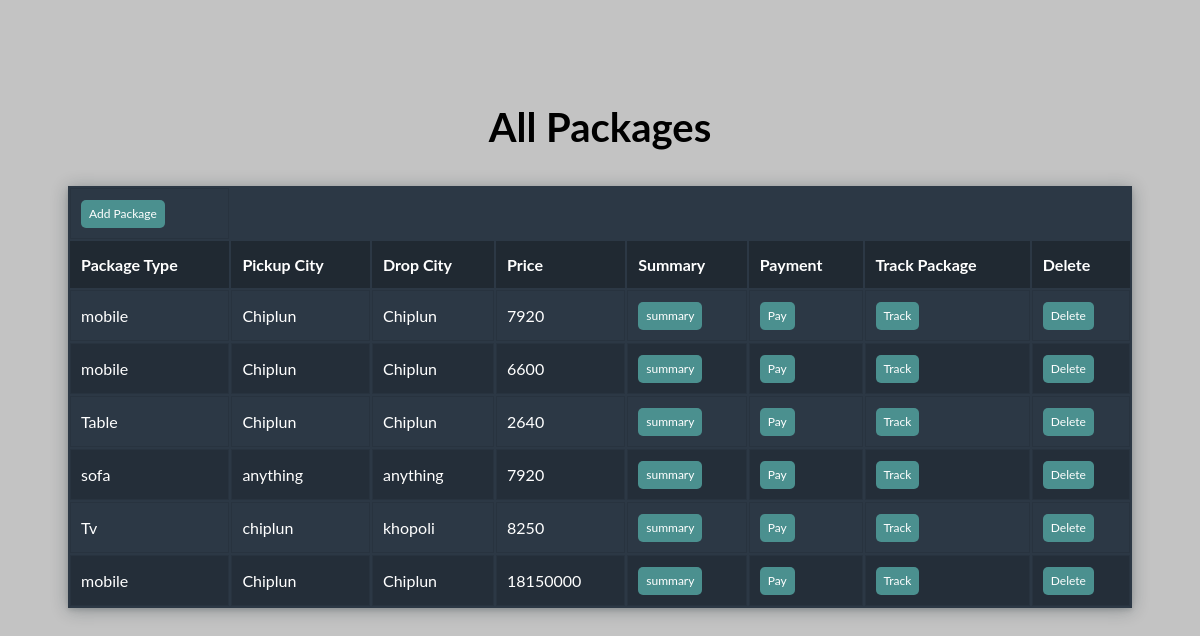
/show (signed in), run on the app's committed database.
### details/models.py (models this page shows)
class packagedetails(models.Model):
    user = models.ForeignKey(User,on_delete=models.CASCADE, )
    track_id = models.TextField(default= random_string , blank=True)
    weight = models.IntegerField()
    slct1 = models.CharField(max_length=100)
    slct2 = models.CharField(max_length=100)
    city1 = models.CharField(max_length=100)
    pincode1 = models.IntegerField()
    state1 = models.CharField(max_length=100)
    address1 = models.CharField(max_length=100)
    city2 = models.CharField(max_length=100)
    pincode2 = models.IntegerField()
    state2 = models.CharField(max_length=100)
    address2 = models.CharField(max_length=100)
    accept = models.CharField(max_length=100 , choices=A_choice, blank=True ,  default=A_choice[0][0])
    pickup = models.CharField(max_length=100 ,choices=B_choice, blank=True ,  default=B_choice[0][0])
    left = models.CharField(max_length=100 , choices=C_choice, blank=True ,  default=C_choice[0][0])
    reach = models.CharField(max_length=100 ,choices=D_choice, blank=True ,  default=D_choice[0][0])
    shipped = models.CharField(max_length=100 , choices=E_choice, blank=True ,  default=E_choice[0][0])

### details/views.py (the view)
# urls.py: path('show',views.show),
def show(request):
    packages =packagedetails.objects.filter(user=request.user)
    return render(request,"show.html",{'packs':packages})

### templates/show.html (shortened to what this page needs)
{% load mathfilters %}
<!DOCTYPE html>
<html lang="en">
<head>
    {% load static %}
    <link rel="stylesheet" href="{% static 'stylecopy.css' %}">
</head>
<body>
<h1>
   All Packages
</h1>
<main>
    <table>
        <thead>
       <td>
          <a class='button' href="load_form">Add Package</a>
        </td>
        </thead>
        <thead>
        <tr>
            <th>Package Type</th>
            <th>Pickup City</th>
            <th>Drop City</th>
            <th>Price</th>
            <th>Summary</th>
            <th>Payment</th>
            <th>Track Package</th>
            <th>Delete</th>
        </tr>
        </thead>
        <tbody>
        {% for i in packs %}
        <tr>
            <td>
                {{i.slct2}}
            </td>
            <td>
                {{i.city1}}
            </td>
            <td>
                {{i.city2}}
            </td>
            <td>
                {{i.weight|mul:330}}
            </td>
            <td>
                <a class='button' href="summary/{{i.id}}">summary</a>
            </td>
            <td>
                <a class='button' href="payment/{{i.id}}" >Pay</a>
            </td>
            <td>
                <a class='button' href="track/{{i.track_id}}">Track</a>
            </td>
            <td>
                <a class='button' href="delete/{{i.id}}">Delete</a>
            </td>
        </tr>
        {% endfor %}
        </tbody>
    </table>
</main>
</body>
</html>

### static/stylecopy.css (style rules this page uses)
* { box-sizing: border-box; }
html { padding: 40px; font-size: 62.5%; }
body { padding: 20px; background-color: rgb(195, 195, 195); line-height: 1.6; -webkit-font-smoothing: antialiased; color: #fff; font-size: 1.6rem; font-family: 'Lato', sans-serif; }
main { background-color: #2C3845; box-shadow: rgba(14, 30, 37, 0.12) 0px 2px 4px 0px, rgba(14, 30, 37, 0.32) 0px 2px 16px 0px; }
h1 { text-align: center; font-weight: 3000; color: black; font-size: 40px; }
table { display: block; }
tr, td, tbody, tfoot { display: block; }
thead { display: none; }
tr { padding-bottom: 10px; }
td { padding: 10px 10px 0; text-align: center; }
td:before { content: attr(data-title); color: #7a91aa; text-transform: uppercase; font-size: 1.4rem; padding-right: 10px; display: block; }
table { width: 100%; }
th { text-align: left; font-weight: 700; }
thead th { background-color: #202932; color: #fff; border: 1px solid #202932; }
.button { line-height: 1; display: inline-block; font-size: 1.2rem; text-decoration: none; border-radius: 5px; color: #fff; padding: 8px; background-color: #4b908f; }
@media (min-width: 460px) { td { text-align: left; } }
@media (min-width: 460px) { td:before { display: inline-block; text-align: right; width: 140px; } }
@media (min-width: 720px) { table { display: table; } }
@media (min-width: 720px) { tr { display: table-row; } }
@media (min-width: 720px) { td, th { display: table-cell; } }
@media (min-width: 720px) { tbody { display: table-row-group; } }
@media (min-width: 720px) { thead { display: table-header-group; } }
@media (min-width: 720px) { td { border: 1px solid #28333f; } }
@media (min-width: 720px) { td:before { display: none; } }
@media (min-width: 720px) { td, th { padding: 10px; } }
@media (min-width: 720px) { tr:nth-child(2n+2) td { background-color: #242e39; } }

### data on the page
packagedetails: slct2 "mobile", city1 "Chiplun", city2 "Chiplun", weight|mul "7920"
packagedetails: slct2 "mobile", city1 "Chiplun", city2 "Chiplun", weight|mul "6600"
packagedetails: slct2 "Table", city1 "Chiplun", city2 "Chiplun", weight|mul "2640"
packagedetails: slct2 "sofa", city1 "anything", city2 "anything", weight|mul "7920"
packagedetails: slct2 "Tv", city1 "chiplun", city2 "khopoli", weight|mul "8250"
packagedetails: slct2 "mobile", city1 "Chiplun", city2 "Chiplun", weight|mul "18150000"
